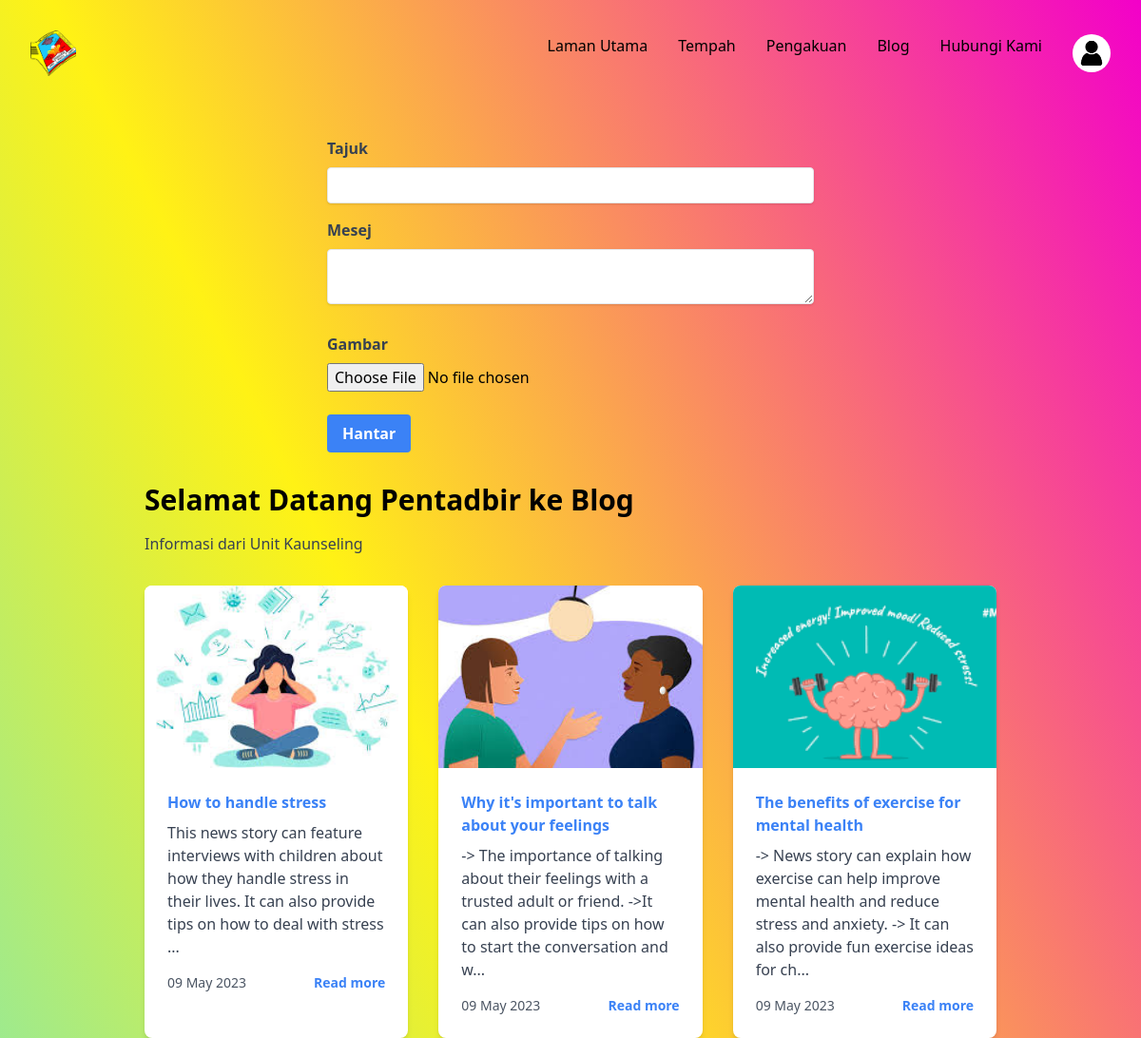
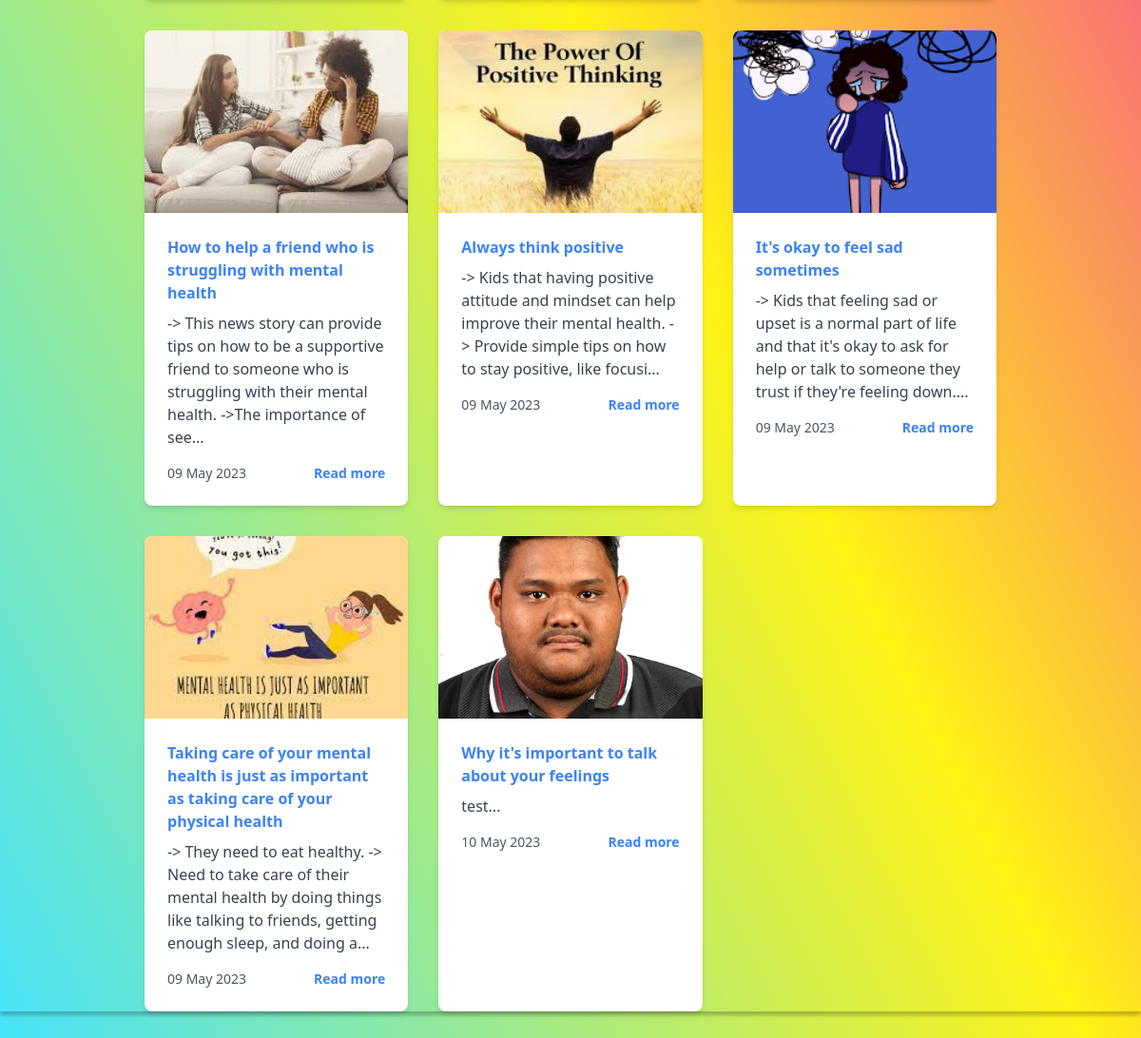
The app's page /adm_blog.php with its own data (2 pictures, top to bottom).
### tables this page shows
CREATE TABLE `blog_posts` (
  `id` int UNSIGNED NOT NULL,
  `post_title` varchar(255) NOT NULL,
  `post_content` longtext NOT NULL,
  `date_published` datetime DEFAULT CURRENT_TIMESTAMP,
  `post_image` varchar(255) NOT NULL
);

### adm_blog.php (the view, shortened to what this page needs)
<?php
include('Components/header.php');
include('Components/navbar.php');
$query2 = "SELECT * FROM blog_posts ORDER BY date_published";
$result2 = mysqli_query($connection, $query2);
?>
<form method="post" enctype="multipart/form-data" class="my-8 mx-auto max-w-lg">
    <div class="mb-4">
        <label for="post_title" class="block text-gray-700 font-bold mb-2">Tajuk</label>
        <input type="text" id="post_title" name="post_title" class="shadow appearance-none border rounded w-full py-2 px-3 text-gray-700 leading-tight focus:outline-none focus:shadow-outline">
    </div>
    <div class="mb-6">
        <label for="post_content" class="block text-gray-700 font-bold mb-2">Mesej</label>
        <textarea id="post_content" name="post_content" class="shadow appearance-none border rounded w-full py-2 px-3 text-gray-700 leading-tight focus:outline-none focus:shadow-outline"></textarea>
    </div>
    <div class="mb-6">
        <label for="post_image" class="block text-gray-700 font-bold mb-2">Gambar</label>
        <input type="file" id="post_image" name="post_image" accept="image/*">
    </div>
    <button type="submit" class="bg-blue-500 hover:bg-blue-700 text-white font-bold py-2 px-4 rounded focus:outline-none focus:shadow-outline">
        Hantar
    </button>
</form>
<div class="my-8 mx-auto max-w-4xl">
    <div>
        <h2 class="text-3xl font-bold mb-4">Selamat Datang Pentadbir ke Blog</h2>
        <p class="text-gray-700">Informasi dari Unit Kaunseling</p>
    </div>
    <div class="grid grid-cols-1 md:grid-cols-2 lg:grid-cols-3 gap-8 mt-8">
        <?php while ($row2 = mysqli_fetch_assoc($result2)) { ?>
            <div class="bg-white rounded-lg shadow-md overflow-hidden">
                <a href="#" class="block">
                    <img class="h-48 w-full object-cover object-center" src="uploads/<?php echo $row2['post_image']; ?>" alt="<?php echo $row2['post_title']; ?>">
                </a>
                <div class="p-6">
                    <a href="#" class="block text-blue-500 font-semibold mb-2"><?php echo $row2['post_title']; ?></a>
                    <p class="text-gray-700 mb-4"><?php echo substr($row2['post_content'], 0, 150); ?>...</p>
                    <div class="flex justify-between items-center">
                        <span class="text-gray-600 text-sm"><?php echo date('d M Y', strtotime($row2['date_published'])); ?></span>
                        <a href="blog_post.php?id=<?php echo $row2['id']; ?>" class="text-blue-500 text-sm font-semibold hover:text-blue-600">Read more</a>
                    </div>
                </div>
            </div>
        <?php }
        ?>
    </div>
</div>
<?php
include('Components/footer.php');
?>

### components/css/style.css (style rules this page uses)
body { min-height: 100vh; background: linear-gradient(243.47deg, #f300c9 0%, #fff215 50%, #46e3fb 100%); background-repeat: no-repeat; background-size: cover; box-shadow: 0px 4px 4px rgba(0, 0, 0, 0.25); }

### records on screen
blog_posts: post_image (picture), post_title "How to handle stress", post_content "This news story can feature interviews with children about how they handle stress in their lives. It can also provide tips on how to deal with stress", date_published "09 May 2023"
blog_posts: post_image (picture), post_title "Why it's important to talk about your feelings", post_content "-> The importance of talking about their feelings with a trusted adult or friend. ->It can also provide tips on how to start the conversation and w", date_published "09 May 2023"
blog_posts: post_image (picture), post_title "The benefits of exercise for mental health", post_content "-> News story can explain how exercise can help improve mental health and reduce stress and anxiety. -> It can also provide fun exercise ideas for ch", date_published "09 May 2023"
blog_posts: post_image (picture), post_title "How to help a friend who is struggling with mental health", post_content "-> This news story can provide tips on how to be a supportive friend to someone who is struggling with their mental health. ->The importance of see", date_published "09 May 2023"
blog_posts: post_image (picture), post_title "Always think positive", post_content "-> Kids that having positive attitude and mindset can help improve their mental health. -> Provide simple tips on how to stay positive, like focusi", date_published "09 May 2023"
blog_posts: post_image (picture), post_title "It's okay to feel sad sometimes", post_content "-> Kids that feeling sad or upset is a normal part of life and that it's okay to ask for help or talk to someone they trust if they're feeling down.", date_published "09 May 2023"
blog_posts: post_image (picture), post_title "Taking care of your mental health is just as important as taking care of your physical health", post_content "-> They need to eat healthy. -> Need to take care of their mental health by doing things like talking to friends, getting enough sleep, and doing a", date_published "09 May 2023"
blog_posts: post_image (picture), post_title "Why it's important to talk about your feelings", post_content "test", date_published "10 May 2023"
